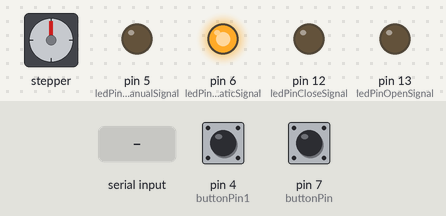
Bench run of a sketch on a simulated Arduino Uno, built with avr-gcc and run on an emulated ATmega328P. Shown: stepper motor, output pins drawn as LEDs (lit = HIGH). The test bench sets the inputs (shaded band); at power-on: pin 7 (buttonPin) LOW, pin 4 (buttonPin1) LOW. Stepper angles assume 200 steps per turn.

Above: at 1.2 s.
1.3 s: "Open%" received over Serial
At 2.7 s:
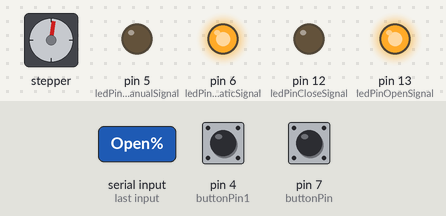
4.3 s: pin 7 (buttonPin) pulled HIGH for 0.15 s
At 5.5 s:
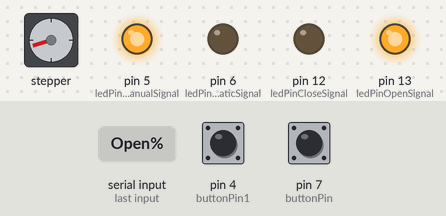
5.9 s: pin 4 (buttonPin1) pulled HIGH for 0.15 s
At 6.5 s:
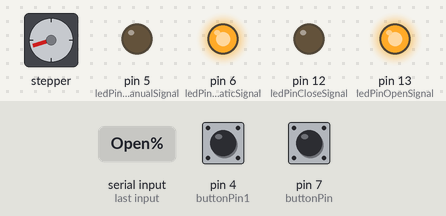
7.5 s: "Close%" received over Serial
At 9.9 s:
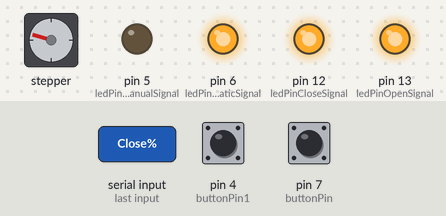
10.5 s: pin 7 (buttonPin) pulled HIGH for 1 s
At 12.0 s:
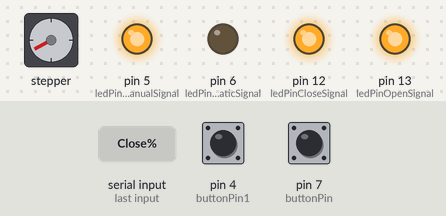
13.0 s: pin 4 (buttonPin1) pulled HIGH for 1 s
At 14.3 s:
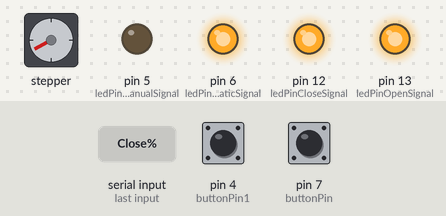
Timing chart, 0 to 16.0 s (numbered marks = the images above; inputs shaded):
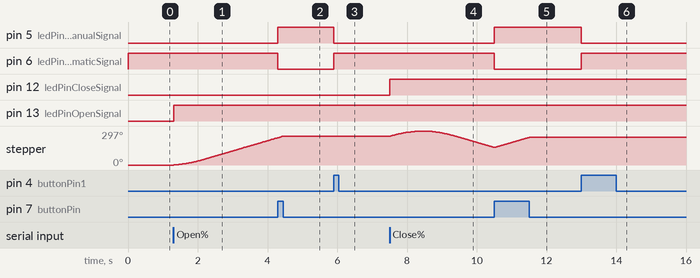

Measured:
- after the input at 1.3 s, pin 13 (ledPinOpenSignal): LOW → HIGH at once; stepper: keeps turning clockwise at about 80°/s, starting at once
- after the input at 4.3 s, pin 5 (ledPinManualSignal): LOW → HIGH at once; pin 6 (ledPinAutomaticSignal): HIGH → LOW at once; stepper: goes on until 4.4 s, then stays 252°
- after the input at 5.9 s, pin 5 (ledPinManualSignal): HIGH → LOW at once; pin 6 (ledPinAutomaticSignal): LOW → HIGH at once
- after the input at 7.5 s, pin 12 (ledPinCloseSignal): LOW → HIGH at once; stepper: turns 45° clockwise in 0.91 s, then 143° counter-clockwise in 1.9 s
- after the input at 10.5 s, pin 5 (ledPinManualSignal): LOW → HIGH at once; pin 6 (ledPinAutomaticSignal): HIGH → LOW at once
- after the input at 13.0 s, pin 5 (ledPinManualSignal): HIGH → LOW at once; pin 6 (ledPinAutomaticSignal): LOW → HIGH at once

The sketch:

Stepper_motor.ino
```cpp
#include <Stepper.h>
#include <SoftwareSerial.h>
#include <AccelStepper.h>

#define FULLSTEP 4

const int stepsPerRevolution = 200;  // change this value to match the number of steps per revolution for your motor

#define motorPin1  8     // Blue   - 28BYJ48 pin 1
#define motorPin2  9     // Pink   - 28BYJ48 pin 2
#define motorPin3  10    // Yellow - 28BYJ48 pin 3
#define motorPin4  11    // Orange - 28BYJ48 pin 4

AccelStepper stepper(FULLSTEP, motorPin1, motorPin3, motorPin2, motorPin4);

const int buttonPin = 7;
int buttonState = 0;
const int buttonPin1 = 4;
int buttonState1 = 0;

const int ledPinAutomaticSignal =  6;
const int ledPinManualSignal =  5;
const int ledPinOpenSignal =  13;
const int ledPinCloseSignal =  12;

bool buttonAutomatic = true;

String message;

int maxSpeedValue = 50;
int accelerationValue = 50;
int speedValue = 50;

void setup() {
  Serial.begin(9600);

  stepper.setMaxSpeed(maxSpeedValue);
  stepper.setAcceleration(accelerationValue);
  stepper.setSpeed(speedValue);

  pinMode(buttonPin, INPUT);
  pinMode(buttonPin1, INPUT);

  pinMode(ledPinAutomaticSignal, OUTPUT);
  pinMode(ledPinManualSignal, OUTPUT);
  pinMode(ledPinOpenSignal, OUTPUT);
  pinMode(ledPinCloseSignal, OUTPUT);

  digitalWrite(ledPinAutomaticSignal, HIGH);
  digitalWrite(ledPinManualSignal, LOW);
  digitalWrite(ledPinOpenSignal, LOW);
  digitalWrite(ledPinCloseSignal, LOW);
}

void loop() {
  buttonState = digitalRead(buttonPin);
  buttonState1 = digitalRead(buttonPin1);

  if(buttonState == HIGH) {
      digitalWrite(ledPinAutomaticSignal, LOW);
      digitalWrite(ledPinManualSignal, HIGH);
      buttonAutomatic = false;

      int steps = 100;
      for(;;){
          buttonState = digitalRead(buttonPin);
          stepper.moveTo(steps);
          stepper.run();
          steps++;

          if(buttonState == LOW){
             stepper.stop();
             break;
          }
      }
  }

  if (buttonState1 == HIGH) {
      digitalWrite(ledPinAutomaticSignal, HIGH);
      digitalWrite(ledPinManualSignal, LOW);
      buttonAutomatic = true;
  }

  else if (Serial.available()>0 && buttonAutomatic == true) {
      message = Serial.readStringUntil('%');

      if(message == "Open"){
          digitalWrite(ledPinOpenSignal, HIGH);
          for(;;){
              buttonState = digitalRead(buttonPin);

              if(buttonState == HIGH) {
                  stepper.stop();
                  break;
              }

              stepper.moveTo(1000);
              stepper.run();

              if (!stepper.distanceToGo()) {
                digitalWrite(ledPinOpenSignal, LOW);
                break;
              }
          }
      }

      else if(message == "Close"){
          digitalWrite(ledPinCloseSignal, HIGH);
          for(;;){
              buttonState = digitalRead(buttonPin);

              if(buttonState == HIGH) {
                  stepper.stop();
                  break;
              }

              stepper.moveTo(-1000);
              stepper.run();

              if (!stepper.distanceToGo()) {
                digitalWrite(ledPinCloseSignal, LOW  );
                break;
              }
          }
      }
  }

}
```
